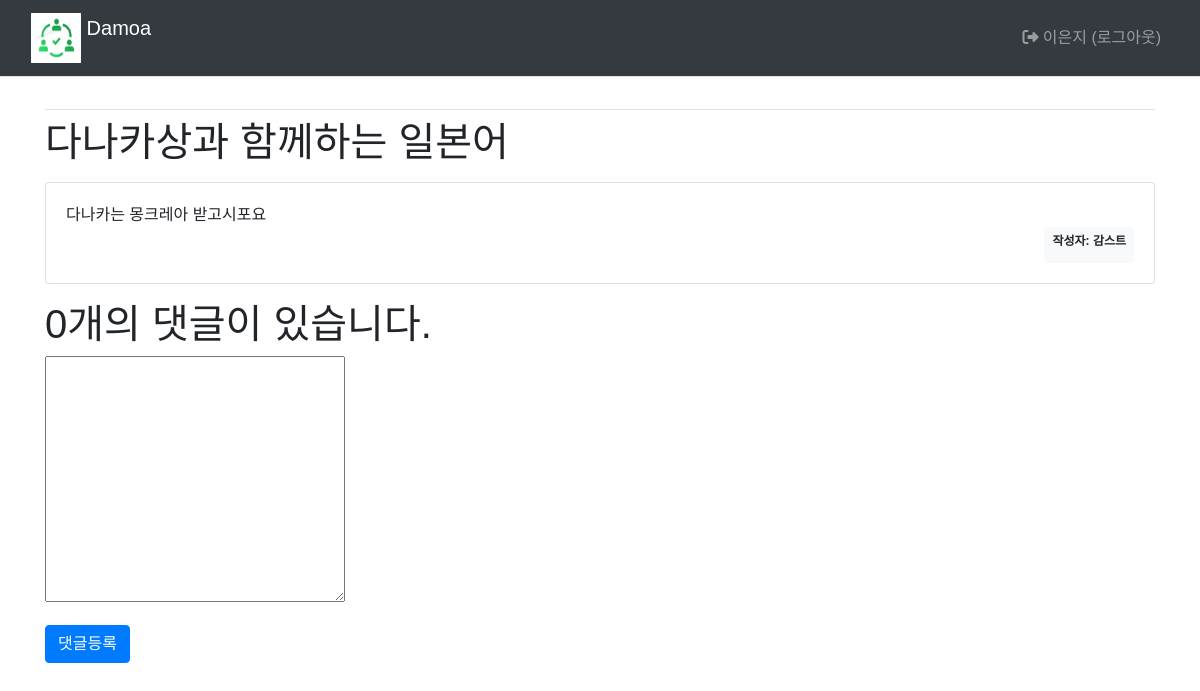
The page /main/board_list/302/ (signed in) on the database as committed earlier.
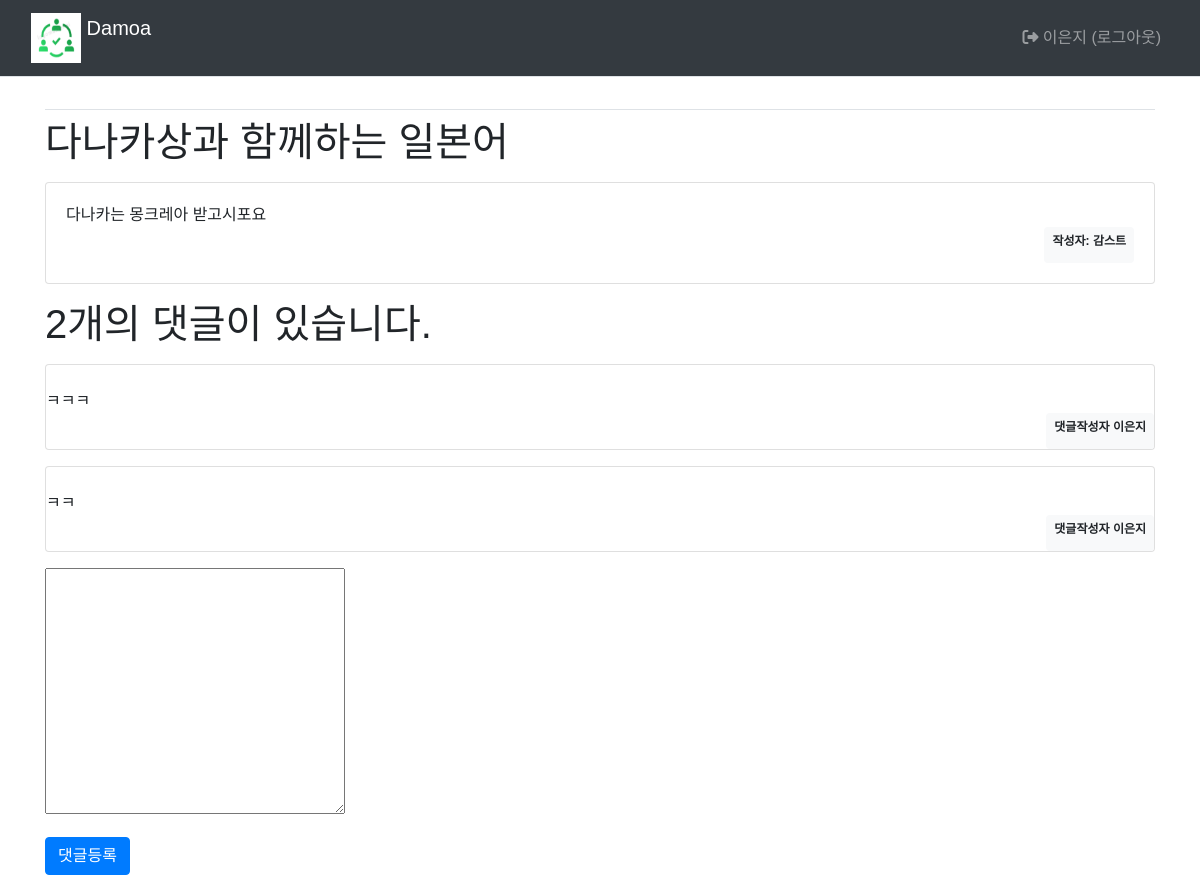
The same page on the database as committed later.
### main/models.py (models this page shows, shortened)
class Board(models.Model):
    club = models.ForeignKey(Club, on_delete=models.CASCADE)
    author = models.ForeignKey(settings.AUTH_USER_MODEL, on_delete=models.CASCADE, default=1, null=True)
    subject = models.CharField('제목', max_length = 200,
                               help_text='게시글의 제목을 한 줄로 작성하세요.')
    content = models.TextField('내용', help_text='내용을 상세히 작성하세요.')
    create_date = models.DateTimeField('생성일')
    modify_date = models.DateTimeField(null=True, blank=True)

class Reply(models.Model):
    board = models.ForeignKey(Board, on_delete=models.CASCADE)
    content = models.TextField()
    create_date = models.DateTimeField('생성일')
    modify_date = models.DateTimeField(null=True, blank=True)

### common/models.py (models this page shows)
class CustomUser(AbstractBaseUser, PermissionsMixin) :
    email = models.EmailField(blank=True, unique=True, default='')
    username = models.CharField(max_length = 15, unique=True)
    name = models.CharField(max_length=15)
    age = models.IntegerField()
    ad = models.CharField(max_length=50)
    is_active = models.BooleanField(default=True)
    is_superuser = models.BooleanField(default=True)
    is_staff = models.BooleanField(default=True)
    date_joined = models.DateTimeField(default=timezone.now)
    last_login = models.DateTimeField(blank=True, null=True)
    objects = CustomUserManager()
    USERNAME_FIELD = 'username'
    REQUIRED_FIELD = ['name']
    class Meta :
        ordering = ['-date_joined']
        verbose_name = 'User'
        verbose_name_plural = 'User'

### main/views.py (the view)
# urls.py: path('main/board_list/<int:board_id>/', views.detail, name='detail'),
def detail(request, board_id):
    board=get_object_or_404(Board, pk=board_id)
    context={'board':board}
    return render(request, 'main/board_detail.html',context)

### templates/main/board_detail.html (shortened to what this page needs)
{% extends 'base.html' %}
{% load static %}
{% block content %}
  <div class="container my-3">
    <h2 class="border-bottom py-2">
      <h1>{{board.subject}}</h1>
    </h2>
    <div class="card my-3">
      <div class="card-body">
        <div class="cartd-text" style="white-space:pre-line;">{{board.content}}</div>
        <div class="d-flex justify-content-end">
          <div class="badge badge-light p-2 text-left">
            <div class="mb-2">작성자:
              {{board.author.name}}</div>
          </div>
        </div>
      </div>
    </div>
    <h1>{{board.reply_set.count}}개의 댓글이 있습니다.</h1>
    {% for reply in board.reply_set.all %}
      <div class="card my-3">
        <div class="card-text" style="white-space: pre-line;">
          {{reply.content}}
        </div>
        <div class="d-flex justify-content-end">
          <div class="badge badge-light p-2 text-left">
            <div class="mb-2">댓글작성자
              {{user.name}}</div>
          </div>
        </div>
      </div>
    {% endfor %}
    <form action="{%url 'main:reply_create' board.id%}" method="post">
      <div class="form-group">
        <textarea name="content" id="content" cols="30" rows="10"></textarea>
      </div>
      <input type="submit" value="댓글등록" class="btn btn-primary">
    </form>
  </div>
{% endblock %}

### templates/base.html (shortened to what this page needs)
{% load static %}
<!DOCTYPE html>
<html lang="ko">
  <head>
    <link rel="stylesheet" type="text/css" href="{% static 'bootstrap.min.css' %}">
    <link rel="stylesheet" type="text/css" href="{% static 'style.css' %}">
    <link rel="stylesheet" href="https://cdnjs.cloudflare.com/ajax/libs/font-awesome/6.3.0/css/all.min.css"/>
  </head>
  <body>
    <nav class="navbar navbar-expand-sm navbar-dark bg-dark border-bottom">
      <div class="container-fluid">
        {% if user.is_authenticated %}
          <a class="navbar-brand" href="{% url 'main:main' %}">
            <img src="{% static 'img/damoa logo.png' %}" width="50px" height="50px" class="d-inline-block align-top" alt="Logo">
            Damoa
          </a>
        {% else %}
          <a class="navbar-brand" href="{% url 'main:index' %}">
            <img src="{% static 'img/damoa logo.png' %}" width="50px" height="50px" class="d-inline-block align-top" alt="Logo">
            Damoa
          </a>
        {% endif %}
        <div class="collapse navbar-collapse justify-content-end" id="navbarNav" align="right">
          <ul class="navbar-nav">
            <li class="nav-item">
              {% if user.is_authenticated %}
                <a class="nav-link justify-content-end" href="{% url 'common:logout' %}">
                  <i class="fa-solid fa-right-from-bracket"></i>
                  {{ user.name }}
                  (로그아웃)
                </a>
              {% else %}
                <a class="nav-link justify-content-end" href="{% url 'common:login' %}">
                  <i class="fa-solid fa-right-to-bracket"></i>
                  로그인</a>
              {% endif %}
            </li>
          </ul>
        </div>
      </div>
    </nav>
    {% block content %}{% endblock %}
  </body>
</html>

Rows that differ between the two databases and show on the page:
computed for Board "다나카상과 함께하는 일본어": reply_set.count "0" → "2"
added Reply: content "ㅋㅋㅋ", {{ user.name }} "이은지"
added Reply: content "ㅋㅋ", {{ user.name }} "이은지"
